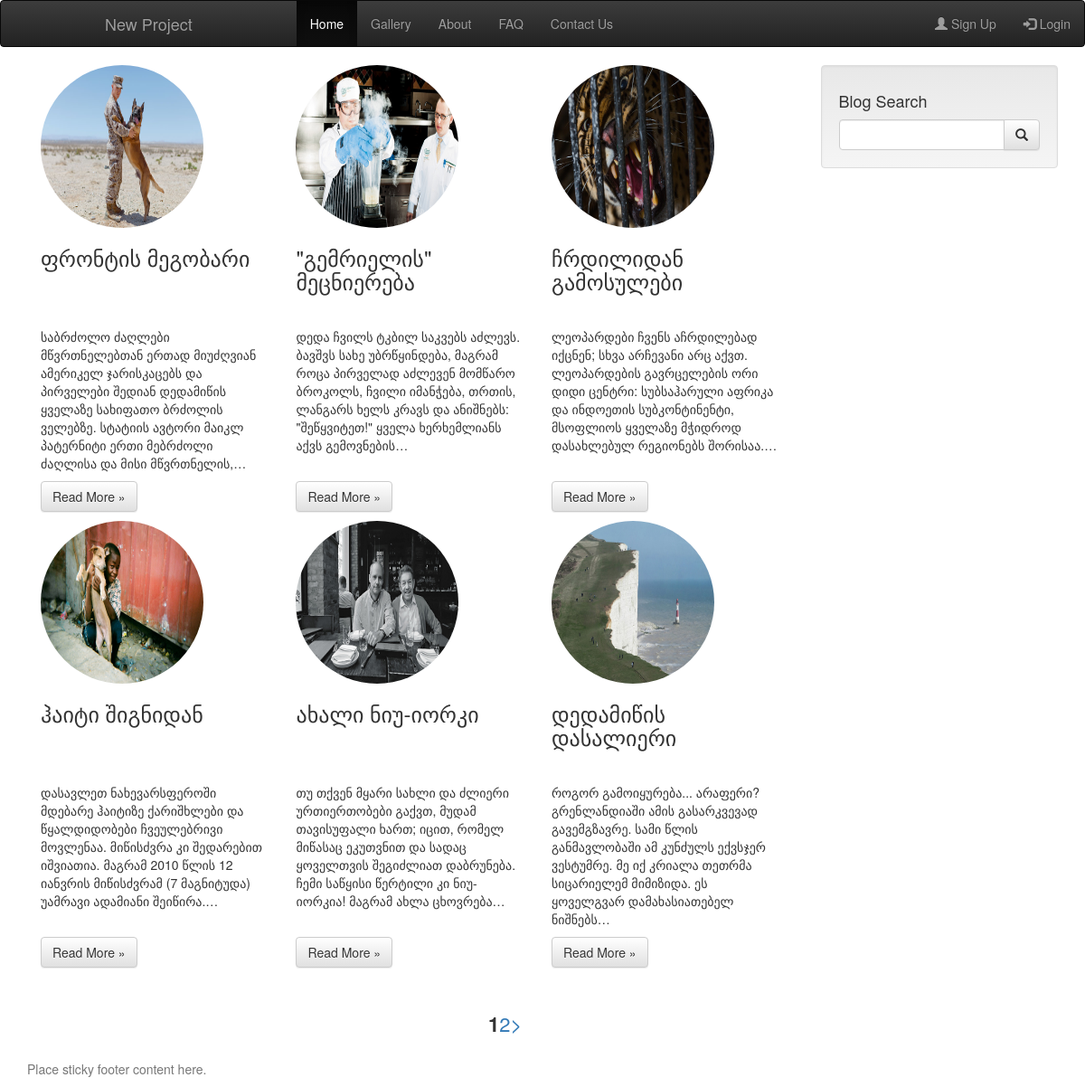
The app's page /ci_tsotne/index.php with its own data.
### tables this page shows
CREATE TABLE `posts` (
  `id` int(11) NOT NULL,
  `title` varchar(250) NOT NULL,
  `author` varchar(100) NOT NULL,
  `date` datetime NOT NULL DEFAULT CURRENT_TIMESTAMP,
  `img` varchar(100) DEFAULT NULL,
  `description` text NOT NULL
);

### ci_tsotne/application/controllers/Main.php (called while the page is built, shortened)
<?php
class Main extends CI_Controller {
	public function index(){
			$this->load->library('pagination');
			$pp = $config['per_page'] 	= 6;
			$skip = $this->uri->segment(3);
		$this->load->model('blog_model');
		$data['posts'] = $this->blog_model->getpost($pp,$skip);
		$this->load->view('includes/header');
		$this->load->view('includes/nav');
		$this->load->view('includes/main',$data);
		$this->load->view('includes/footer');
	}
}

### ci_tsotne/index.php (called while the page is built, shortened)
<?php
require_once BASEPATH.'core/CodeIgniter.php';

### ci_tsotne/application/models/blog_model.php (called while the page is built, shortened)
<?php
class blog_model extends CI_Model {
	public function getpost($pp,$skip){
		$this->db->select('*')
				->order_by('id','desc')
				->limit($pp,$skip);
		return $this->db->get('posts')-> result_array();
	}
}

### ci_tsotne/application/views/includes/main.php (the view)
    <div class="container marketing" style="min-height: 700px">
      <div class="row" >
<div class="col-lg-9">
   <?php foreach ($posts as $post) :?>
        <div class="col-lg-4" style="height: auto; ">
          <img class="img-circle" src="<?php echo base_url().'images/'.$post['img'];?>"
          alt="Generic placeholder image" width="180" height="180">
          <h3 style="height: 80px;"><?php echo $post['title']; ?> </h3>
              <p style="height: 160px; overflow: hidden;" "><?php  $limit = $post['description'];
                  echo $string = character_limiter($limit, 200);
              ?></p>
          <p><a class="btn btn-default"href="<?php echo base_url().'main/readmore/'.$post['id']?>" role="button">Read More &raquo;</a></p>
        </div>
        <?php endforeach;?>
      </div>
      <div class="col-lg-3">
                <div class="well">
                    <h4>Blog Search</h4>
                    <div class="input-group">
                        <input type="text" class="form-control">
                        <span class="input-group-btn">
                            <button class="btn btn-default" type="button">
                                <span class="glyphicon glyphicon-search"></span>
                        </button>
                        </span>
                    </div>
                </div>
      </div>
</div>
  </div>

### ci_tsotne/application/views/includes/header.php (shortened to what this page needs)
?><?php echo doctype("html5");?>
<html>
<head>
	<link rel="stylesheet" href="https://maxcdn.bootstrapcdn.com/bootstrap/3.3.6/css/bootstrap.min.css">
	<link rel="stylesheet" href="https://maxcdn.bootstrapcdn.com/bootstrap/3.3.6/css/bootstrap-theme.min.css">
	<link rel="stylesheet" type="text/css" href="<?php echo base_url();?>style/style.css">
</head>
<body>

### ci_tsotne/application/views/includes/nav.php (shortened to what this page needs)
<nav class="navbar navbar-inverse">
  <div class="container-fluid">
    <div class="navbar-header" style="margin-left:100px;" >
      <a class="navbar-brand" href="<?php echo base_url();?>main/index">New Project</a>
    </div>
    <div>
      <ul class="nav navbar-nav" style="margin-left:100px;">
        <li class="active"><a href="<?php echo base_url();?>main/index">Home</a></li>
        <li><a href="<?php echo base_url();?>main/gallery">Gallery</a></li>
        <li><a href="<?php echo base_url();?>main/about">About</a></li>
        <li><a href="<?php echo base_url();?>main/faq">FAQ</a></li>
        <li><a href="<?php echo base_url();?>main/contactus">Contact Us</a></li>
      </ul>
<?php if(! $this->session->has_userdata('uniqid')):
    $this->load->view('includes/signup.php');
  else:?>
<button type="button" class="btn btn-danger"
  style="float: right; margin-right: 2%; margin-top: 7px;">
<a style="color: white;" href="<?php echo base_url('main/logout/');?>">Log Out</a></button>
<?php endif; ?>
    </div>
  </div>
</nav>

### ci_tsotne/application/views/includes/signup.php (shortened to what this page needs)
<ul class="nav navbar-nav navbar-right">
      <li data-toggle="modal" data-target="#signupform"><a href="#"><span class="glyphicon glyphicon-user" data-toggle="modal" data-target="#signupform"></span> Sign Up</a></li>
      <li data-toggle="modal" data-target="#loginform" ><a href="#"><span class="glyphicon glyphicon-log-in"  data-toggle="modal" data-target="#loginform"></span> Login</a></li>
   </ul>

### ci_tsotne/application/views/includes/footer.php (shortened to what this page needs)
	<p style="font-size: 22px; margin-left: 45%; margin-top: 3%;margin-bottom: 2%;">
		<?php 	echo $this->pagination->create_links();?>
	</p>
    <footer class="footer">
      <div class="container">
        <p class="text-muted">Place sticky footer content here.</p>
      </div>
    </footer>
</body>
</html>

### records on screen
posts: img (picture), title "ფრონტის მეგობარი", description "საბრძოლო ძაღლები მწვრთნელებთან ერთად მიუძღვიან ამერიკელ ჯარისკაცებს და პირველები შედიან დედამიწის ყველაზე სახიფათო ბრძოლის ველებზე. სტატიის ავტორი მაიკლ პატერნიტი ერთი მებრძოლი ძაღლისა და მისი მწვრთნელის,…"
posts: img (picture), title "\"გემრიელის\" მეცნიერება", description "დედა ჩვილს ტკბილ საკვებს აძლევს. ბავშვს სახე უბრწყინდება, მაგრამ როცა პირველად აძლევენ მომწარო ბროკოლს, ჩვილი იმანჭება, თრთის, ლანგარს ხელს კრავს და ანიშნებს: \"შეწყვიტეთ!\" ყველა ხერხემლიანს აქვს გემოვნების…"
posts: img (picture), title "ჩრდილიდან გამოსულები", description "ლეოპარდები ჩვენს აჩრდილებად იქცნენ; სხვა არჩევანი არც აქვთ. ლეოპარდების გავრცელების ორი დიდი ცენტრი: სუბსაჰარული აფრიკა და ინდოეთის სუბკონტინენტი, მსოფლიოს ყველაზე მჭიდროდ დასახლებულ რეგიონებს შორისაა.…"
posts: img (picture), title "ჰაიტი შიგნიდან", description "დასავლეთ ნახევარსფეროში მდებარე ჰაიტიზე ქარიშხლები და წყალდიდობები ჩვეულებრივი მოვლენაა. მიწისძვრა კი შედარებით იშვიათია. მაგრამ 2010 წლის 12 იანვრის მიწისძვრამ (7 მაგნიტუდა) უამრავი ადამიანი შეიწირა.…"
posts: img (picture), title "ახალი ნიუ-იორკი", description "თუ თქვენ მყარი სახლი და ძლიერი ურთიერთობები გაქვთ, მუდამ თავისუფალი ხართ; იცით, რომელ მიწასაც ეკუთვნით და სადაც ყოველთვის შეგიძლიათ დაბრუნება. ჩემი საწყისი წერტილი კი ნიუ-იორკია! მაგრამ ახლა ცხოვრება…"
posts: img (picture), title "დედამიწის დასალიერი", description "როგორ გამოიყურება... არაფერი? გრენლანდიაში ამის გასარკვევად გავემგზავრე. სამი წლის განმავლობაში ამ კუნძულს ექვსჯერ ვესტუმრე. მე იქ კრიალა თეთრმა სიცარიელემ მიმიზიდა. ეს ყოველგვარ დამახასიათებელ ნიშნებს…"

### other values on screen
$this->pagination->create_links() "1 2 >"
